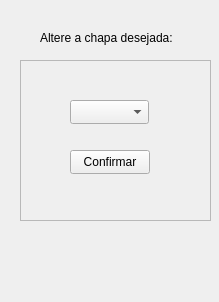
<?xml version="1.0" encoding="UTF-8"?>
<ui version="4.0">
 <class>Form</class>
 <widget class="QWidget" name="Form">
  <property name="geometry">
   <rect>
    <x>0</x>
    <y>0</y>
    <width>219</width>
    <height>302</height>
   </rect>
  </property>
  <property name="windowTitle">
   <string>Form</string>
  </property>
  <widget class="QFrame" name="FrameModChapa">
   <property name="geometry">
    <rect>
     <x>20</x>
     <y>60</y>
     <width>191</width>
     <height>161</height>
    </rect>
   </property>
   <property name="frameShape">
    <enum>QFrame::StyledPanel</enum>
   </property>
   <property name="frameShadow">
    <enum>QFrame::Raised</enum>
   </property>
   <widget class="QComboBox" name="comboBox">
    <property name="geometry">
     <rect>
      <x>50</x>
      <y>40</y>
      <width>79</width>
      <height>24</height>
     </rect>
    </property>
   </widget>
   <widget class="QPushButton" name="BotaoConfirmMod">
    <property name="geometry">
     <rect>
      <x>50</x>
      <y>90</y>
      <width>80</width>
      <height>24</height>
     </rect>
    </property>
    <property name="text">
     <string>Confirmar</string>
    </property>
   </widget>
  </widget>
  <widget class="QLabel" name="TextMod">
   <property name="geometry">
    <rect>
     <x>40</x>
     <y>30</y>
     <width>151</width>
     <height>16</height>
    </rect>
   </property>
   <property name="text">
    <string>Altere a chapa desejada:</string>
   </property>
  </widget>
 </widget>
 <resources/>
 <connections/>
</ui>
